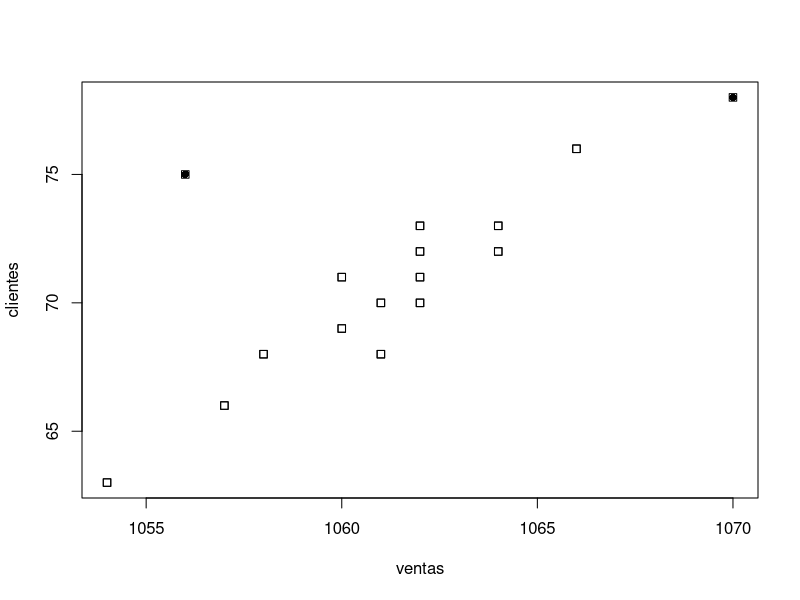
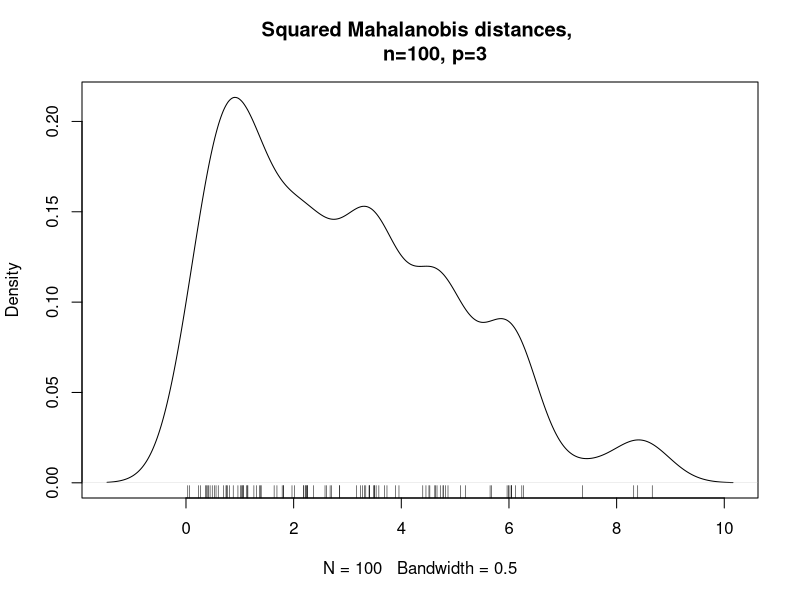
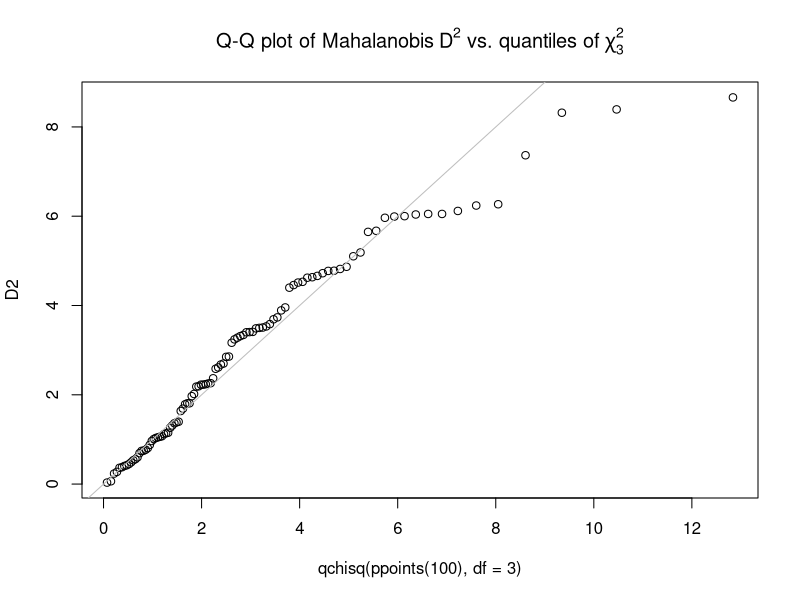

These figures' R source, in order:

#_____ Distancia de Mahalanobis____

# Cargar los datos
ventas= c( 1054, 1057, 1058, 1060, 1061, 1060, 1061, 
           1062, 1062, 1064, 1062, 1062, 1064, 1056, 
           1066, 1070)
clientes= c(63, 66, 68, 69, 68, 71, 70, 70, 71, 72, 72, 
            73, 73, 75, 76, 78)

# Utilizamos la función data.frame() para crear 
# un juego de datos en R
datos <- data.frame(ventas ,clientes)

dim(datos)
str(datos)
summary(datos)

#----------------------------------------------------
#    Calculo de la distancia
#----------------------------------------------------

# El método de distancia Mahalanobis mejora el 
# método clásico de distancia de Gauss 
# eliminando el efecto que pueden producir 
# la correlación entre las variables a analizar


# Determinar el número de outlier que queremos encontrar.
num.outliers <- 2

# Ordenar los datos de mayor a menor distancia, 
# según la métrica de Mahalanobis.
mah.ordenacion <- order(mahalanobis(datos, colMeans(datos), cov(datos)), decreasing=TRUE)
mah.ordenacion

# Generar un vector boleano los dos 
# valores más alejados segun la distancia Mahalanobis.
outlier2 <- rep(FALSE , nrow(datos))
outlier2[mah.ordenacion[1:num.outliers]] <- TRUE

# Resaltar con un punto relleno los 2 valores outliers.
colorear.outlier <- outlier2 *16

# Visualizar el gráfico con los datos destacando sus outlier.
plot(datos , pch=0)
points(datos , pch=colorear.outlier)

#----------------------------------
#   Ejercicio 2
#----------------------------------

require(graphics)

ma <- cbind(1:6, 1:3)
(S <-  var(ma))
mahalanobis(c(0, 0), 1:2, S)

x <- matrix(rnorm(100*3), ncol = 3)
stopifnot(mahalanobis(x, 0, 
                      diag(ncol(x))) == rowSums(x*x))

##- Here, D^2 = usual squared Euclidean distances

Sx <- cov(x)
D2 <- mahalanobis(x, colMeans(x), Sx)
plot(density(D2, bw = 0.5),
     main="Squared Mahalanobis distances, 
     n=100, p=3") ; rug(D2)
qqplot(qchisq(ppoints(100), df = 3), D2,
       main = expression("Q-Q plot of Mahalanobis" * ~D^2 *
                           " vs. quantiles of" * ~ chi[3]^2))
abline(0, 1, col = 'gray')


      
